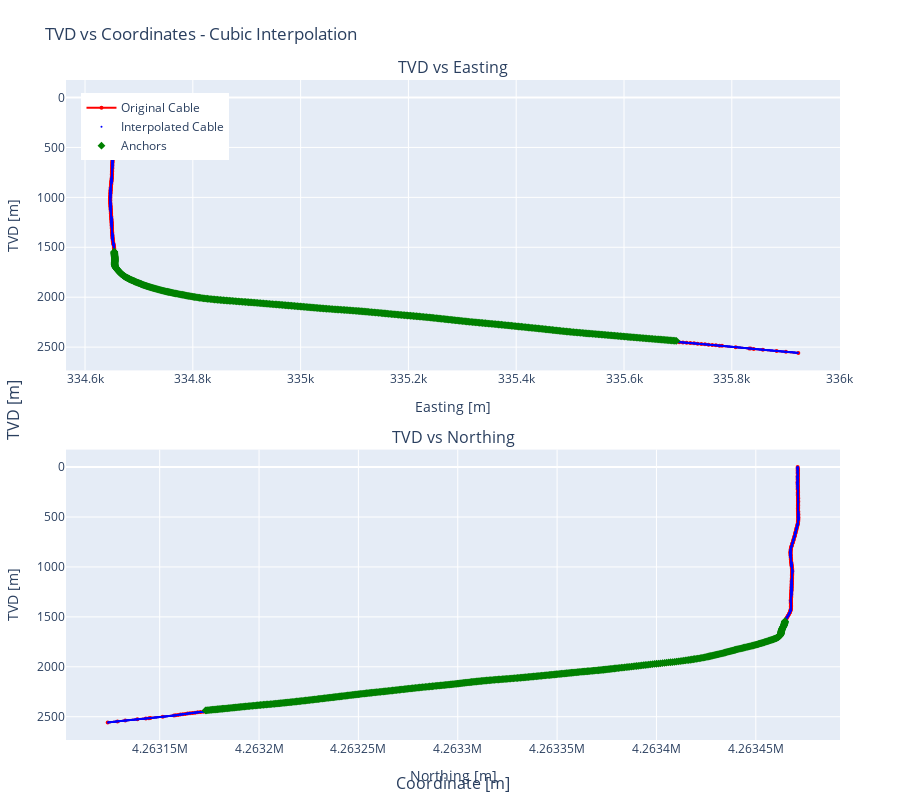

Notebook code cell kept with this figure:
### Code cell
import plotly.graph_objects as go
from plotly.subplots import make_subplots
import pandas as pd

def plot_tvd_vs_coordinates(df_original, df_interpolated, anchors_df=None, title_suffix=""):
    """
    Plot TVD as a function of EASTING and NORTHING separately in a 2x1 subplot layout.
    
    Parameters:
    -----------
    df_original : pd.DataFrame
        Original trajectory data with columns: EASTING_m, NORTHING_m, TVD_m
    df_interpolated : pd.DataFrame  
        Interpolated trajectory data with columns: EASTING_m, NORTHING_m, TVD_m
    anchors_df : pd.DataFrame, optional
        Anchor data with columns: utm_easting, utm_northing, depth_m
    title_suffix : str, optional
        Additional text to add to the plot title
    
    Returns:
    --------
    plotly.graph_objects.Figure
        The created figure object
    """
    
    # Create subplots: 2 rows, 1 column
    fig = make_subplots(
        rows=2, cols=1,
        subplot_titles=('TVD vs Easting', 'TVD vs Northing'),
        vertical_spacing=0.12,
        x_title='Coordinate [m]',
        y_title='TVD [m]'
    )
    
    # === Top plot: TVD vs EASTING ===
    
    # Original cable
    fig.add_trace(
        go.Scatter(
            x=df_original["EASTING_m"],
            y=df_original["TVD_m"],
            mode='markers+lines',
            name='Original Cable',
            line=dict(color='red', width=2),
            marker=dict(size=4, color='red'),
            showlegend=True
        ),
        row=1, col=1
    )
    
    # Interpolated cable
    fig.add_trace(
        go.Scatter(
            x=df_interpolated["EASTING_m"],
            y=df_interpolated["TVD_m"],
            mode='markers',
            name='Interpolated Cable',
            marker=dict(size=2, color='blue'),
            showlegend=True
        ),
        row=1, col=1
    )
    
    # Anchors (if provided)
    if anchors_df is not None:
        fig.add_trace(
            go.Scatter(
                x=anchors_df["utm_easting"],
                y=anchors_df["depth_m"],
                mode='markers',
                name='Anchors',
                marker=dict(size=6, color='green', symbol='diamond'),
                showlegend=True
            ),
            row=1, col=1
        )
    
    # === Bottom plot: TVD vs NORTHING ===
    
    # Original cable
    fig.add_trace(
        go.Scatter(
            x=df_original["NORTHING_m"],
            y=df_original["TVD_m"],
            mode='markers+lines',
            name='Original Cable',
            line=dict(color='red', width=2),
            marker=dict(size=4, color='red'),
            showlegend=False  # Don't show in legend again
        ),
        row=2, col=1
    )
    
    # Interpolated cable
    fig.add_trace(
        go.Scatter(
            x=df_interpolated["NORTHING_m"],
            y=df_interpolated["TVD_m"],
            mode='markers',
            name='Interpolated Cable',
            marker=dict(size=2, color='blue'),
            showlegend=False  # Don't show in legend again
        ),
        row=2, col=1
    )
    
    # Anchors (if provided)
    if anchors_df is not None:
        fig.add_trace(
            go.Scatter(
                x=anchors_df["utm_northing"],
                y=anchors_df["depth_m"],
                mode='markers',
                name='Anchors',
                marker=dict(size=6, color='green', symbol='diamond'),
                showlegend=False  # Don't show in legend again
            ),
            row=2, col=1
        )
    
    # Update layout
    fig.update_layout(
        title=f'TVD vs Coordinates {title_suffix}',
        height=800,  # Make it taller for better visibility
        margin=dict(l=60, r=60, b=60, t=80),
        legend=dict(x=0.02, y=0.98)
    )
    
    # Update x-axis labels
    fig.update_xaxes(title_text="Easting [m]", row=1, col=1)
    fig.update_xaxes(title_text="Northing [m]", row=2, col=1)
    
    # Update y-axis labels and reverse them (depth increases downward)
    fig.update_yaxes(title_text="TVD [m]", autorange='reversed', row=1, col=1)
    fig.update_yaxes(title_text="TVD [m]", autorange='reversed', row=2, col=1)
    
    return fig

# Example usage (uncomment and modify as needed):
fig = plot_tvd_vs_coordinates(df, df_das, anchors_df, "- Cubic Interpolation")
fig.show()

### Figure 1 — Plotly figure (JSON) as saved in the notebook; plotly's stock layout.template omitted (floating-point values rounded to 4 significant figures; data arrays with more than 128 entries replaced by an {"elided": "..."} marker saying what was removed)
{"data": [{"line": {"color": "red", "width": 2}, "marker": {"color": "red", "size": 4}, "mode": "markers+lines", "name": "Original Cable", "showlegend": true, "type": "scatter", "x": {"elided": "428 float values"}, "xaxis": "x", "y": {"elided": "428 float values"}, "yaxis": "y"}, {"marker": {"color": "blue", "size": 2}, "mode": "markers", "name": "Interpolated Cable", "showlegend": true, "type": "scatter", "x": {"elided": "3268 float values"}, "xaxis": "x", "y": {"elided": "3268 float values"}, "yaxis": "y"}, {"marker": {"color": "green", "size": 6, "symbol": "diamond"}, "mode": "markers", "name": "Anchors", "showlegend": true, "type": "scatter", "x": {"elided": "499 float values"}, "xaxis": "x", "y": {"elided": "499 float values"}, "yaxis": "y"}, {"line": {"color": "red", "width": 2}, "marker": {"color": "red", "size": 4}, "mode": "markers+lines", "name": "Original Cable", "showlegend": false, "type": "scatter", "x": {"elided": "428 float values"}, "xaxis": "x2", "y": {"elided": "428 float values"}, "yaxis": "y2"}, {"marker": {"color": "blue", "size": 2}, "mode": "markers", "name": "Interpolated Cable", "showlegend": false, "type": "scatter", "x": {"elided": "3268 float values"}, "xaxis": "x2", "y": {"elided": "3268 float values"}, "yaxis": "y2"}, {"marker": {"color": "green", "size": 6, "symbol": "diamond"}, "mode": "markers", "name": "Anchors", "showlegend": false, "type": "scatter", "x": {"elided": "499 float values"}, "xaxis": "x2", "y": {"elided": "499 float values"}, "yaxis": "y2"}], "layout": {"annotations": [{"font": {"size": 16}, "showarrow": false, "text": "TVD vs Easting", "x": 0.5, "xanchor": "center", "xref": "paper", "y": 1, "yanchor": "bottom", "yref": "paper"}, {"font": {"size": 16}, "showarrow": false, "text": "TVD vs Northing", "x": 0.5, "xanchor": "center", "xref": "paper", "y": 0.44, "yanchor": "bottom", "yref": "paper"}, {"font": {"size": 16}, "showarrow": false, "text": "Coordinate [m]", "x": 0.5, "xanchor": "center", "xref": "paper", "y": 0, "yanchor": "top", "yref": "paper", "yshift": -30}, {"font": {"size": 16}, "showarrow": false, "text": "TVD [m]", "textangle": -90, "x": 0, "xanchor": "right", "xref": "paper", "xshift": -40, "y": 0.5, "yanchor": "middle", "yref": "paper"}], "height": 800, "legend": {"x": 0.02, "y": 0.98}, "margin": {"b": 60, "l": 60, "r": 60, "t": 80}, "title": {"text": "TVD vs Coordinates - Cubic Interpolation"}, "xaxis": {"anchor": "y", "domain": [0, 1], "title": {"text": "Easting [m]"}}, "xaxis2": {"anchor": "y2", "domain": [0, 1], "title": {"text": "Northing [m]"}}, "yaxis": {"anchor": "x", "autorange": "reversed", "domain": [0.56, 1], "title": {"text": "TVD [m]"}}, "yaxis2": {"anchor": "x2", "autorange": "reversed", "domain": [0, 0.44], "title": {"text": "TVD [m]"}}}}
